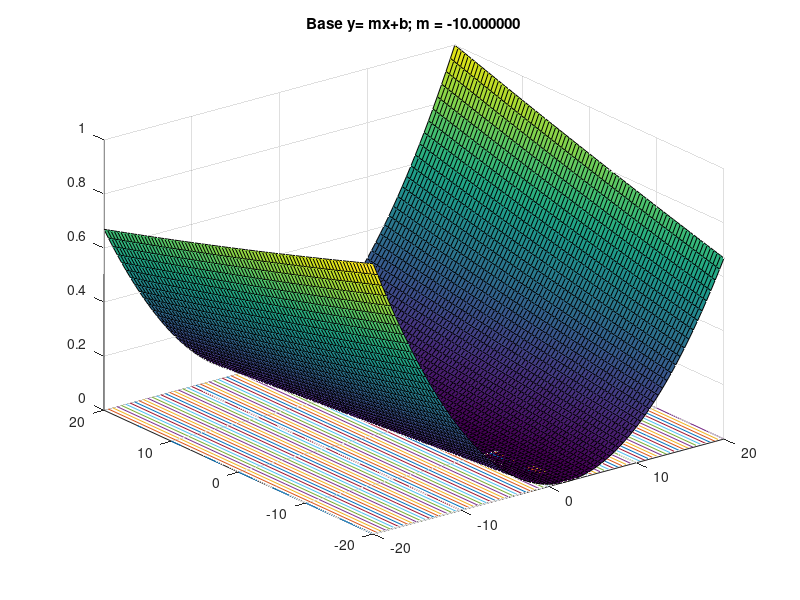

Write the MATLAB code that produced this figure. (Note: this script raises an error after producing the figure.)
function [] = trench_pot()
    filename = "anim.gif";
    h = figure;
    for a = -10:0.2:10
        % constants
        c = 1;
        b = 0;
        
        % actual algo
        [X,Y] = meshgrid(-20:0.5:20,-20:0.5:20);
        if(a < 0)
            % maximum occurs at the y maxima and x maxima or vice versa
            Zmax = (max(max(Y)) - max(max(X))*a+b).^2;
        else
            % maximum occurs at the y maxima and x minima or vice versa
            Zmax = (max(max(Y)) - min(min(X))*a+b).^2;
        end
        % line in plane
        y_0 = a*X(1,:) + b;
        Z = c*(Y-y_0).^2/Zmax;
    
        % plotting
        max(max(Z))
        hold off;
        surf(X, Y, Z);
        hold on;
        plot3(X(1,:), y_0, zeros(size(X(1, :), 2)));
        title(sprintf("Base y= mx+b; m = %f", a));
        hold off;
        ylim([-20,20]);
        pause(0.5);
        % Capture the plot as an image 
        frame = getframe(h); 
        im = frame2im(frame); 
        [imind,cm] = rgb2ind(im,256); 
        % Write to the GIF File 
        if a == -10 
            imwrite(imind,cm,filename,'gif', 'Loopcount',inf); 
        else 
            imwrite(imind,cm,filename,'gif','WriteMode','append'); 
        end 
    end
end
